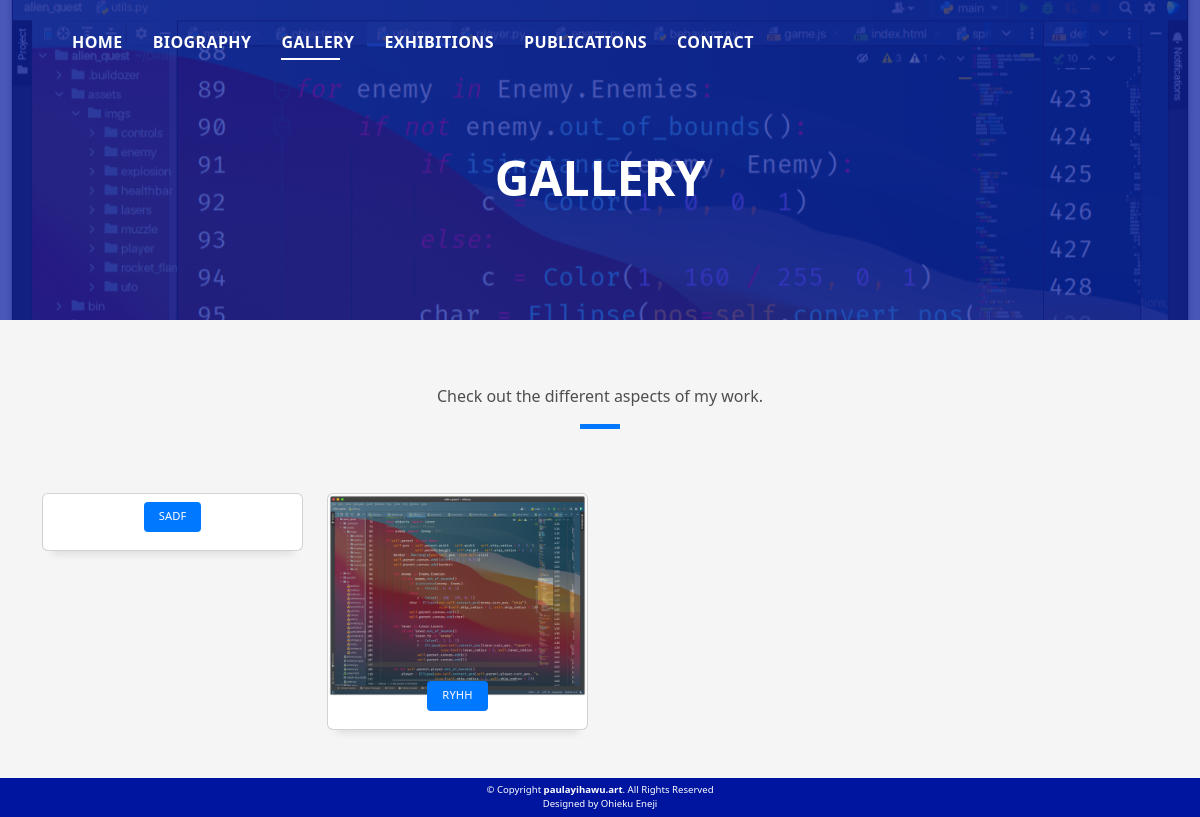
The page /gallery on the database its author committed.
### app/models.py (models this page shows)
class GallerySection(Model):
    name = CharField(max_length=20, unique=True)
    image_description = ImageField(upload_to='images/')
    def __str__(self) -> str:
        return self.name.title()

### app/views.py (the view)
# urls.py: path('gallery', views.gallery, name='gallery'),
def gallery(request):
    sections = GallerySection.objects.all()
    return render(request, 'gallery.html', {'hero_image': hero_image_url(request), 'sections': sections})

### app/views.py (called while the page is built)
def hero_image_url(request):
    return request._current_scheme_host + WebData.objects.all()[0].profile_pic.url

### templates/gallery.html (shortened to what this page needs)
{% load static %}
<!DOCTYPE html>
<html lang="en">
<head>
  <link href="{% static 'assets/vendor/bootstrap/css/bootstrap.min.css' %}" rel="stylesheet">
  <link href="{% static 'assets/vendor/bootstrap-icons/bootstrap-icons.css' %}" rel="stylesheet">
  <link href="{% static 'assets/vendor/glightbox/css/glightbox.min.css' %}" rel="stylesheet">
  <link href="{% static 'assets/vendor/swiper/swiper-bundle.min.css' %}" rel="stylesheet">
  <link href="{% static 'assets/css/style.css' %}" rel="stylesheet">
  <link href="{% static 'assets/css/custom.css' %}" rel="stylesheet">
</head>
<body>
    <main id="main">
    <header id="header" class="fixed-top">
      <div class="container d-flex align-items-center justify-content-between">
        <nav id="navbar" class="navbar">
          <ul>
            <li><a class="nav-link scrollto " href="/home">Home</a></li>
            <li><a class="nav-link scrollto " href="/biography">Biography</a></li>
            <li><a class="nav-link scrollto active" href="#">Gallery</a></li>
            <li><a class="nav-link scrollto " href="/exhibitions">Exhibitions</a></li>
            <li><a class="nav-link scrollto " href="/publications">Publications</a></li>
            <li><a class="nav-link scrollto " href="/contact">Contact</a></li>
          </ul>
        </nav>
      </div>
    </header>
    <div class="hero hero-single route bg-image" style="background-image: url({{ hero_image }})">
      <div class="overlay-mf"></div>
      <div class="hero-content display-table">
        <div class="table-cell">
          <div class="container">
            <h2 class="hero-title mb-4">Gallery</h2>
          </div>
        </div>
      </div>
    </div>
      <section id="blog" class="blog-mf sect-pt4 route">
        <div class="container">
          <div class="row">
            <div class="col-sm-12">
              <div class="title-box text-center">
                <p class="subtitle-a">
                  Check out the different aspects of my work.
                </p>
                <div class="line-mf"></div>
              </div>
            </div>
          </div>
          <div class="row">
            {% for section in sections %}
            <div class="col-md-3">
              <div class="card card-blog">
                <div class="card-img">
                  <a href="/gallery/{{section.name}}"><img src="{{section.image_description.url}}" style="width: 100%; object-fit: contain;" alt="" class="img-fluid"></a>
                </div>
                <div class="card-body">
                  <div class="card-category-box">
                    <div class="card-category">
                      <h1 class="category">{{section}}</h1>
                    </div>
                  </div>
                </div>
              </div>
            </div>
            {% endfor %}
          </div>
        </div>
      </section>
    </main>
  <footer>
    <div class="container">
      <div class="row">
        <div class="col-sm-12">
          <div class="copyright-box">
            <p class="copyright">&copy; Copyright <strong>paulayihawu.art</strong>. All Rights Reserved</p>
            <div class="credits">
              Designed by <a href="#">Ohieku Eneji</a>
            </div>
          </div>
        </div>
      </div>
    </div>
  </footer>
</body>
</html>

### static/assets/css/style.css (style rules this page uses)
body { background-color: #f5f5f5; color: #4e4e4e; }
h1, h2, h3, h4, h5, h6 { color: #1e1e1e; }
a { color: #1e1e1e; text-decoration: none; transition: all 0.5s ease-in-out; }
.box-shadow, .card-blog, .work-box, .service-box, .paralax-mf { box-shadow: 0 13px 8px -10px rgba(0, 0, 0, 0.1); }
.bg-image { background-repeat: no-repeat; background-attachment: fixed; background-size: cover; background-position: center center; }
.overlay-mf { background-color: #0078ff; }
.overlay-mf { position: absolute; top: 0; left: 0px; padding: 0; height: 100%; width: 100%; opacity: 0.7; }
.display-table { width: 100%; height: 100%; display: table; }
.table-cell { display: table-cell; vertical-align: middle; }
.sect-pt4 { padding-top: 4rem; }
.title-box { margin-bottom: 4rem; }
.subtitle-a { text-decoration: none; color: #4e4e4e; }
.line-mf { width: 40px; height: 5px; background-color: #0078ff; margin: 0 auto; }
#header { transition: all 0.5s; z-index: 997; padding: 20px 0; }
.navbar { padding: 0; }
.navbar ul { margin: 0; padding: 0; display: flex; list-style: none; align-items: center; }
.navbar li { position: relative; }
.navbar>ul>li { white-space: nowrap; padding: 10px 0 10px 30px; }
.navbar a, .navbar a:focus { display: flex; align-items: center; justify-content: space-between; color: #fff; font-size: 16px; font-weight: 600; padding: 0; white-space: nowrap; transition: 0.3s; letter-spacing: 0.4px; position: relative; text-transform: uppercase; }
.navbar>ul>li>a:before { content: ""; position: absolute; width: 100%; height: 2px; bottom: -6px; left: 0; width: 0; background-color: #fff; visibility: hidden; transition: all 0.3s ease-in-out 0s; }
.navbar a:hover:before, .navbar li:hover>a:before, .navbar .active:before { visibility: visible; width: 80%; }
.navbar a:hover, .navbar .active, .navbar .active:focus, .navbar li:hover>a { color: #fff; }
.hero { height: 100vh; position: relative; color: #fff; }
.hero .hero-content { text-align: center; position: absolute; }
.hero .hero-title { color: #fff; font-weight: 600; font-size: 3rem; }
@media (min-width: 768px) { .hero .hero-title { font-size: 4.5rem; } }
.hero-single { height: 350px; }
.hero-single .hero-content { margin-top: 30px; }
.hero-single .hero-title { text-transform: uppercase; font-size: 3rem; }
@media (min-width: 768px) { .hero-single .hero-title { font-size: 3.5rem; } }
@media (min-width: 767px) { .card-blog { margin-bottom: 3rem; } }
.card-blog .card-body { position: relative; }
.card-blog .card-category-box { position: absolute; text-align: center; top: -16px; left: 15px; right: 15px; line-height: 25px; overflow: hidden; }
.card-blog .card-category { display: inline-block; color: #fff; padding: 0 15px 5px; overflow: hidden; background-color: #0078ff; border-radius: 4px; }
.card-blog .card-category .category { color: #fff; display: inline-block; text-transform: uppercase; font-size: 0.7rem; letter-spacing: 0.1px; margin-bottom: 0; }
footer { text-align: center; color: #fff; padding: 25px 0; background: #0062d3; }
footer .copyright { margin-bottom: 0.3rem; }
footer .credits { margin-bottom: 0; }
footer .credits a { color: #fff; }

### static/assets/css/custom.css (style rules this page uses)
footer { text-align: center; font-size: 0.6rem; color: #fff; padding: 5px 0; background: #00159F; }
footer .copyright { margin-bottom: 0rem; }
.hero-single { height: 40vh; }
.hero-single .hero-content { margin-top: 30px; }
.hero-single .hero-title { text-transform: uppercase; font-size: 3rem; }
.overlay-mf { background-color: #00159F; }

### rows shown on the page
GallerySection: name "SADF"
GallerySection: image_description (picture), name "RYHH"
